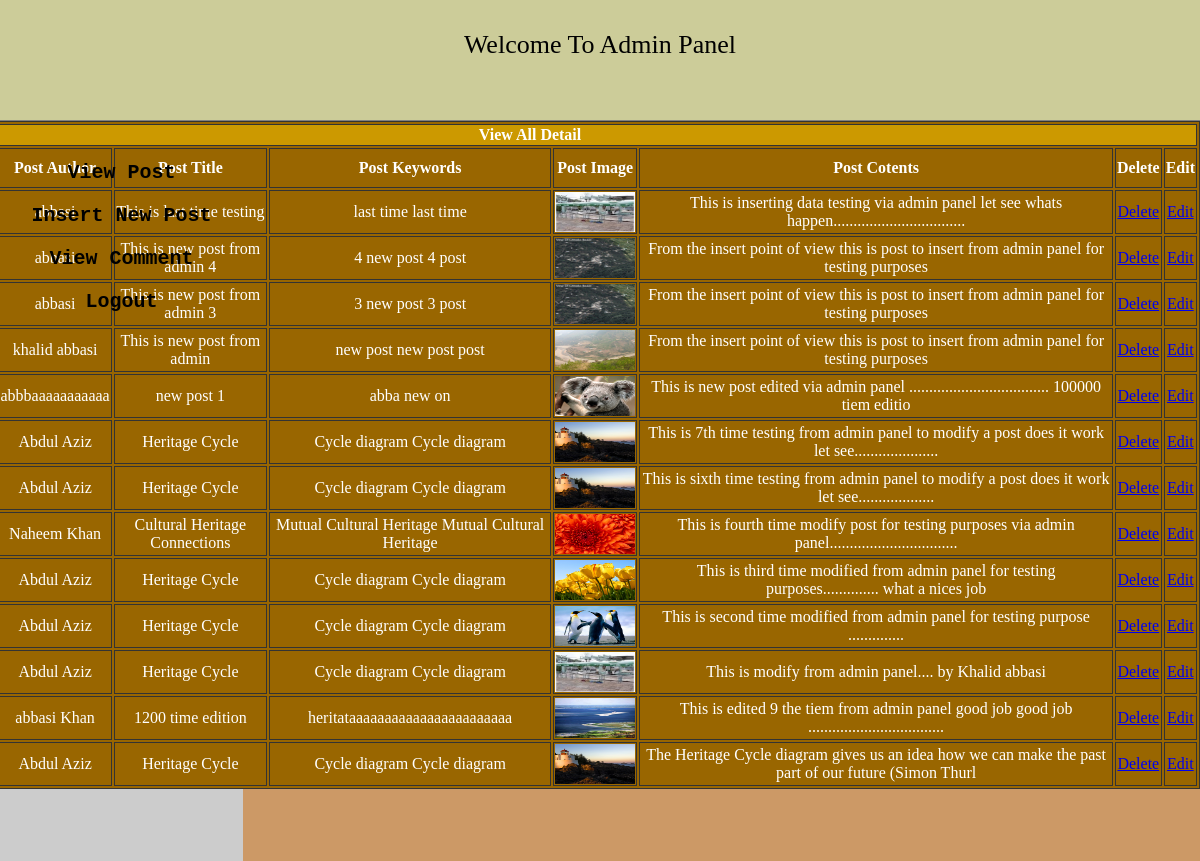
Screenshot of /Admin/view_post.php (signed in) with the database file from the repository.
### tables this page shows
CREATE TABLE IF NOT EXISTS `post` (
  `post_id` int(10) NOT NULL AUTO_INCREMENT,
  `post_title` varchar(100) NOT NULL,
  `post_date` date NOT NULL,
  `post_author` varchar(100) NOT NULL,
  `post_image` text NOT NULL,
  `post_keywords` text NOT NULL,
  `post_content` text NOT NULL,
  PRIMARY KEY (`post_id`)
);

### Admin/view_post.php (the view, shortened to what this page needs)
<?php
 		if(!isset($_SESSION['user_name'])){
 				header("location:login.php");
 			}	else
				{
?>
<!DOCTYPE html PUBLIC "-//W3C//DTD XHTML 1.0 Transitional//EN" "http://www.w3.org/TR/xhtml1/DTD/xhtml1-transitional.dtd">
<html xmlns="http://www.w3.org/1999/xhtml">
    <head>
			<link href="admin_style.css" rel="stylesheet" media="all" />
	</head>
<body>
		<div id="header_admin">Welcome To Admin Panel</div>
        <div id="sidebar">
                <h2><a href="view_post.php">View Post</a></h2>
				<h2><a href="insert_data.php">Insert New Post</a></h2>
				<h2><a href="#">View Comment</a></h2>
                <h2><a href="logout.php">Logout</a></h2>
		</div>
		<div id="welcome">
				<table width="1340" bgcolor="#996600" border="1" bordercolor="#333333">
						<tr>
							<th colspan="10" bgcolor="#CC9900" >View All Detail</th>
						</tr>
                    	<tr>
							<th>Post Author</th>
							<th>Post Title</th>
							<th>Post Keywords</th>
							<th>Post Image</th>
							<th>Post Cotents</th>
							<th>Delete</th>
							<th>Edit</th>
						</tr>
						<tr>
								<?php
									$db_record = "select * from post ORDER BY 1 DESC";
									$result = mysql_query($db_record);
								while($row = mysql_fetch_array($result))
										{
											$id = $row['post_id'];
											$author = $row['post_author'];
											$title = $row['post_title'];
											$keyword = $row['post_keywords'];
											$image = $row['post_image'];
											$content = substr($row['post_content'],0,100);
								?>
							<td style="width:100px"><?php echo $author; ?></td>
							<td><?php echo $title; ?></td>
							<td><?php echo $keyword; ?></td>
							<td><img src="../images/<?php echo $image; ?>" width="80" height="40"/></td>
							<td><?php echo $content; ?></td>
							<td><a href="delete.php?delete=<?php echo $id; ?>">Delete</a></td>
							<td><a href="modify.php?modify=<?php echo $id; ?>">Edit</a></td>
                        </tr>
			<?php
						}
			?>
            </table>
		</div>
</body>
</html>
		<?php
				}
		?>

### Admin/admin_style.css (style rules this page uses)
body { background:#C96; margin:0px; padding:0px; }
#header_admin { background:#CC9; width:100%; height:90px; text-align:center; color:#000; font-family:Georgia, "Times New Roman", Times, serif; font-size:26px; text-align:center; padding-top:30px; border-bottom:1px gray solid; }
#welcome { background:#03F; width:auto;text-align:center;color:#FFF; margin-top:-740px;float:right; }
#sidebar { background:#CCC; width:203px; height:700px; text-align:center; padding:20px; text-align:center; }
#sidebar a { font-size:20px; color:#000; font-family:"Courier New", Courier, monospace; text-decoration:none; }

### rows the page displays
post: post_author "abbasi", post_title "This is last time testing", post_keywords "last time last time", post_image (picture), post_content "This is inserting data testing via admin panel let see whats happen................................."
post: post_author "abbasi", post_title "This is new post from admin 4", post_keywords "4 new post 4 post", post_image (picture), post_content "From the insert point of view this is post to insert from admin panel for testing purposes"
post: post_author "abbasi", post_title "This is new post from admin 3", post_keywords "3 new post 3 post", post_image (picture), post_content "From the insert point of view this is post to insert from admin panel for testing purposes"
post: post_author "khalid abbasi", post_title "This is new post from admin", post_keywords "new post new post post", post_image (picture), post_content "From the insert point of view this is post to insert from admin panel for testing purposes"
post: post_author "abbbaaaaaaaaaaa", post_title "new post 1", post_keywords "abba new on", post_image (picture), post_content "This is new post edited via admin panel ................................... 100000 tiem editio"
post: post_author "Abdul Aziz", post_title "Heritage Cycle", post_keywords "Cycle diagram Cycle diagram", post_image (picture), post_content "This is 7th time testing from admin panel to modify a post does it work let see....................."
post: post_author "Abdul Aziz", post_title "Heritage Cycle", post_keywords "Cycle diagram Cycle diagram", post_image (picture), post_content "This is sixth time testing from admin panel to modify a post does it work let see..................."
post: post_author "Naheem Khan", post_title "Cultural Heritage Connections", post_keywords "Mutual Cultural Heritage Mutual Cultural Heritage", post_image (picture), post_content "This is fourth time modify post for testing purposes via admin panel................................"
post: post_author "Abdul Aziz", post_title "Heritage Cycle", post_keywords "Cycle diagram Cycle diagram", post_image (picture), post_content "This is third time modified from admin panel for testing purposes.............. what a nices job"
post: post_author "Abdul Aziz", post_title "Heritage Cycle", post_keywords "Cycle diagram Cycle diagram", post_image (picture), post_content "This is second time modified from admin panel for testing purpose .............."
post: post_author "Abdul Aziz", post_title "Heritage Cycle", post_keywords "Cycle diagram Cycle diagram", post_image (picture), post_content "This is modify from admin panel.... by Khalid abbasi"
post: post_author "abbasi Khan", post_title "1200 time edition", post_keywords "heritataaaaaaaaaaaaaaaaaaaaaaa", post_image (picture), post_content "This is edited 9 the tiem from admin panel good job good job .................................."
post: post_author "Abdul Aziz", post_title "Heritage Cycle", post_keywords "Cycle diagram Cycle diagram", post_image (picture), post_content "The Heritage Cycle diagram gives us an idea how we can make the past part of our future (Simon Thurl"
